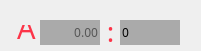
   <widget class="QFrame" name="fCenterRatioA">
    <property name="geometry">
     <rect>
      <x>352</x>
      <y>28</y>
      <width>201</width>
      <height>51</height>
     </rect>
    </property>
    <property name="frameShape">
     <enum>QFrame::NoFrame</enum>
    </property>
    <property name="frameShadow">
     <enum>QFrame::Raised</enum>
    </property>
    <property name="lineWidth">
     <number>-4</number>
    </property>
    <widget class="QLabel" name="lRatioAColon">
     <property name="geometry">
      <rect>
       <x>100</x>
       <y>16</y>
       <width>21</width>
       <height>31</height>
      </rect>
     </property>
     <property name="font">
      <font>
       <family>Arial Unicode MS</family>
       <pointsize>21</pointsize>
       <weight>50</weight>
       <bold>false</bold>
      </font>
     </property>
     <property name="styleSheet">
      <string notr="true">color: rgb(252, 53, 73);</string>
     </property>
     <property name="text">
      <string>:</string>
     </property>
     <property name="alignment">
      <set>Qt::AlignCenter</set>
     </property>
    </widget>
    <widget class="QLabel" name="lRatioAText">
     <property name="geometry">
      <rect>
       <x>17</x>
       <y>25</y>
       <width>21</width>
       <height>23</height>
      </rect>
     </property>
     <property name="font">
      <font>
       <family>Arial Unicode MS</family>
       <pointsize>22</pointsize>
       <weight>50</weight>
       <bold>false</bold>
      </font>
     </property>
     <property name="styleSheet">
      <string notr="true">color: rgb(252, 53, 73);</string>
     </property>
     <property name="text">
      <string>A</string>
     </property>
     <property name="alignment">
      <set>Qt::AlignBottom|Qt::AlignLeading|Qt::AlignLeft</set>
     </property>
    </widget>
    <widget class="QLineEdit" name="leRatioFLALeft">
     <property name="geometry">
      <rect>
       <x>40</x>
       <y>20</y>
       <width>60</width>
       <height>25</height>
      </rect>
     </property>
     <property name="font">
      <font>
       <family>Arial Unicode MS</family>
       <weight>50</weight>
       <bold>false</bold>
      </font>
     </property>
     <property name="styleSheet">
      <string notr="true">color:rgb(0,0,0);
background-color: rgb(170,170,170);</string>
     </property>
     <property name="text">
      <string/>
     </property>
     <property name="frame">
      <bool>false</bool>
     </property>
     <property name="alignment">
      <set>Qt::AlignRight|Qt::AlignTrailing|Qt::AlignVCenter</set>
     </property>
     <property name="placeholderText">
      <string>0.00</string>
     </property>
    </widget>
    <widget class="QLineEdit" name="leRatioFLARight">
     <property name="geometry">
      <rect>
       <x>120</x>
       <y>20</y>
       <width>60</width>
       <height>25</height>
      </rect>
     </property>
     <property name="font">
      <font>
       <family>Arial Unicode MS</family>
       <weight>50</weight>
       <bold>false</bold>
      </font>
     </property>
     <property name="styleSheet">
      <string notr="true">background-color: rgb(170,170,170);
color: rgb(0, 0, 0);
</string>
     </property>
     <property name="text">
      <string>0</string>
     </property>
     <property name="frame">
      <bool>false</bool>
     </property>
     <property name="cursorPosition">
      <number>1</number>
     </property>
    </widget>
   </widget>
